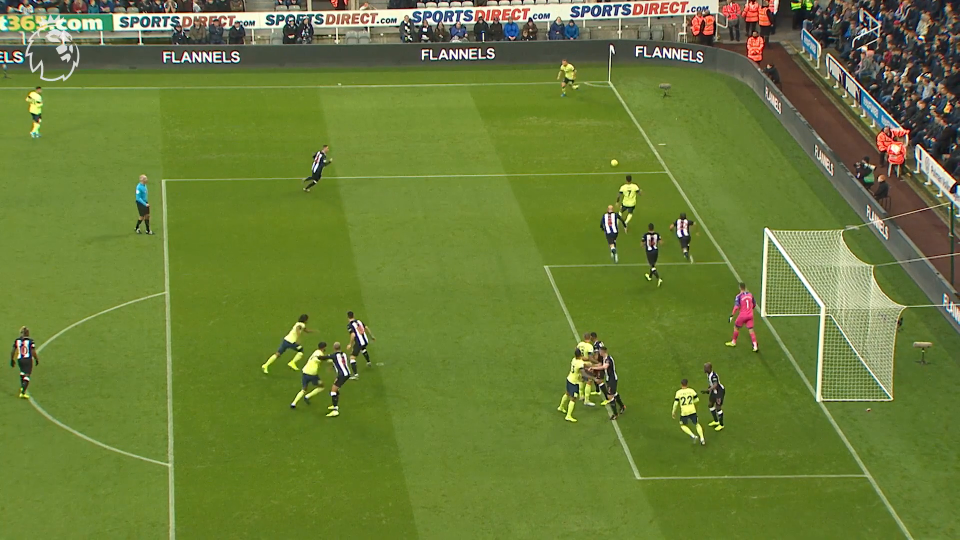
#> input picture frame 12 of media/football_clips/clip3.mp4, 1920 x 1080 px, given in place of clip1.mp4, which was not available (shown at 1/2 size)
$ python mask_debugger.py   (older library calls are emulated)
#> lines starting #> are read from the running program, lines starting #| are printed output that depends on the picture; after the words box and inside, x2 and y2 are one past the last pixel; in counts of white or black regions, pixels touching at a corner belong together; pictures that were not available may be replaced by others from this repository, and a replacement may not be noted
### helper.py
import cv2
import numpy as np
import math
from enum import Enum, auto


class PointType(Enum):
    """Enum for different types of points on the football field"""
    EMPTY = auto()
    LCORNER = auto()         # Left corner
    LGOALLINEX16M = auto()   # Left 16.5m intersection with goal line
    LGOALLINEX5M = auto()    # Left 5.5m intersection with goal line
    LM16 = auto()           # Left 16.5m box corner
    LM5 = auto()            # Left 5.5m box corner
    LGOALPOST = auto()      # Left goal post
    RGOALPOST = auto()      # Right goal post
    RM5 = auto()            # Right 5.5m box corner
    RM16 = auto()           # Right 16.5m box corner
    RGOALLINEX5M = auto()   # Right 5.5m intersection with goal line
    RGOALLINEX16M = auto()  # Right 16.5m intersection with goal line
    RCORNER = auto()        # Right corner


class LineType(Enum):
    """Enum for different types of lines on the football field"""
    EMPTY = auto()
    GOALLINE = auto()        # Goal line
    LEFTSIDELINE = auto()    # Left sideline
    RIGHTSIDELINE = auto()   # Right sideline
    LINE16L = auto()         # Left 16.5m line
    LINE16 = auto()          # Central 16.5m line
    LINE16R = auto()         # Right 16.5m line
    LINE5L = auto()          # Left 5.5m line
    LINE5 = auto()           # Central 5.5m line
    LINE5R = auto()          # Right 5.5m line


class Vector:
    """Class representing a 3D vector"""
    # [10 lines left out: functions __init__, angle, not called in this run]

    def mag(self) -> float:
        """Calculate magnitude of vector"""
        return math.sqrt(self.x ** 2 + self.y ** 2 + self.z ** 2)

    def __str__(self) -> str:
        return f"Vector(x={self.x}, y={self.y}, z={self.z})"

    def __mul__(self, other: 'Vector') -> float:  # Dot product
        return self.x * other.x + self.y * other.y + self.z * other.z

    def __neg__(self) -> 'Vector':
        return Vector(-self.x, -self.y, -self.z)

    def __le__(self, other: float) -> bool:
        return self.mag() <= other

    # [6 lines left out: function __and__, not called in this run]


class Point:
    """Class representing a point with line intersections"""
    # [6 lines left out: function __init__, not called in this run]

    def __add__(self, other: Vector) -> Vector:
        return Vector(self.x + other.x, self.y + other.y, self.z + other.z)

    def __sub__(self, other: 'Point') -> Vector:
        return Vector(self.x - other.x, self.y - other.y, self.z - other.z)

    def __str__(self) -> str:
        return f"Point(name={self.name}, x={self.x}, y={self.y}, z={self.z})"

    # [16 lines left out: functions onLine, withinLineSquare, not called in this run]

    def betweenLinePoints(self, line: 'Line') -> bool:
        """Check if point lies between line endpoints"""
        return self.onLine(line) and self.withinLineSquare(line)


class Line:
    """Class representing a line with intersection points"""
    # [9 lines left out: function __init__, not called in this run]

    def __lt__(self, other: 'Line') -> bool:
        return self.angle < other.angle

    def __neg__(self) -> tuple:
        return self.points[0].x, self.points[0].y

    def __pos__(self) -> tuple:
        return self.points[1].x, self.points[1].y

    def __str__(self) -> str:
        return f"Line(name={self.name}, from={self.points[0]}, to={self.points[1]}, angle={self.angle})"

    # [45 lines left out: functions decompose, __mul__, extendsLine, not called in this run]


class Helper:
    """Main helper class for football field analysis"""
    def __init__(self):
        self.last_valid_mask = None

    # [333 lines left out: functions detect_players, create_grass_mask, create_field_mask, detect_lines, lineGrouper, lineJoiner and 10 more, not called in this run]

### mask_debugger.py
import cv2
import numpy as np
import matplotlib.pyplot as plt
from helper import Helper
import os


def detect_players(img, hsv):
    """
    Detect players using multiple techniques
    """
    h, s, v = cv2.split(hsv)

    # 1. Jersey color detection
    # Blue team
    blue_mask = cv2.inRange(hsv, np.array([100, 50, 50]), np.array([130, 255, 255]))

    # Red team
    red_mask1 = cv2.inRange(hsv, np.array([0, 50, 50]), np.array([10, 255, 255]))
    red_mask2 = cv2.inRange(hsv, np.array([170, 50, 50]), np.array([180, 255, 255]))
    red_mask = cv2.bitwise_or(red_mask1, red_mask2)

    # Referee (black/dark colors)
    black_mask = cv2.inRange(hsv, np.array([0, 0, 0]), np.array([180, 255, 60]))

    # 2. Local variance for detecting detailed areas
    gray = cv2.cvtColor(img, cv2.COLOR_BGR2GRAY)
    variance = cv2.Laplacian(gray, cv2.CV_64F).var()
    _, variance_mask = cv2.threshold(
        cv2.GaussianBlur(cv2.Laplacian(gray, cv2.CV_8U), (5, 5), 0),
        10, 255, cv2.THRESH_BINARY
    )

    # Combine all player detection methods
    player_mask = cv2.bitwise_or(blue_mask, red_mask)
    player_mask = cv2.bitwise_or(player_mask, black_mask)
    player_mask = cv2.bitwise_or(player_mask, variance_mask)

    # Clean up player mask
    kernel = np.ones((5, 5), np.uint8)
    player_mask = cv2.dilate(player_mask, kernel, iterations=2)
    player_mask = cv2.morphologyEx(player_mask, cv2.MORPH_CLOSE, kernel)

    return player_mask


def create_grass_mask(hsv, debug_folder=None):
    """
    Create a robust grass mask that accounts for color variations
    """
    h, s, v = cv2.split(hsv)

    # Multiple grass color ranges
    grass_masks = []

    # Main grass color
    grass_masks.append(cv2.inRange(hsv, np.array([35, 40, 30]), np.array([85, 255, 200])))

    # Lighter grass / chalk lines
    grass_masks.append(cv2.inRange(hsv, np.array([35, 20, 150]), np.array([85, 100, 255])))

    # Darker grass shadows
    grass_masks.append(cv2.inRange(hsv, np.array([35, 40, 20]), np.array([85, 255, 150])))

    # Combine all grass masks
    combined_mask = grass_masks[0]
    for mask in grass_masks[1:]:
        combined_mask = cv2.bitwise_or(combined_mask, mask)

    if debug_folder:
        for i, mask in enumerate(grass_masks):
            cv2.imwrite(f'{debug_folder}4a_grass_mask_{i}.jpg', mask)
        cv2.imwrite(f'{debug_folder}4b_combined_grass_mask.jpg', combined_mask)

    return combined_mask


def analyze_field_mask(img, debug_folder='debug_masks/'):
    """
    Enhanced field mask analysis with improved grass detection and player filtering
    """
    os.makedirs(debug_folder, exist_ok=True)

    # Save original
    cv2.imwrite(f'{debug_folder}0_original.jpg', img)

    # Convert to HSV
    hsv = cv2.cvtColor(img, cv2.COLOR_BGR2HSV)
    h, s, v = cv2.split(hsv)

    # Save HSV channels
    cv2.imwrite(f'{debug_folder}1_hue_channel.jpg', h)
    cv2.imwrite(f'{debug_folder}2_saturation_channel.jpg', s)
    cv2.imwrite(f'{debug_folder}3_value_channel.jpg', v)

    # Create initial field mask
    field_mask = create_grass_mask(hsv, debug_folder)

    # Detect players
    player_mask = detect_players(img, hsv)
    cv2.imwrite(f'{debug_folder}5_player_detection.jpg', player_mask)

    # Initial morphological operations
    kernel_small = np.ones((3, 3), np.uint8)
    kernel_medium = np.ones((7, 7), np.uint8)
    kernel_large = np.ones((21, 21), np.uint8)

    # Fill small gaps (like lines)
    field_mask = cv2.morphologyEx(field_mask, cv2.MORPH_CLOSE, kernel_medium)

    # Find the main field area using contours
    contours, _ = cv2.findContours(field_mask, cv2.RETR_EXTERNAL, cv2.CHAIN_APPROX_SIMPLE)

    if contours:
        # Find largest contour (the field)
        largest_contour = max(contours, key=cv2.contourArea)

        # Create mask from largest contour
        field_mask = np.zeros_like(field_mask)
        cv2.drawContours(field_mask, [largest_contour], 0, 255, -1)

        # Fill any holes in the field mask
        field_mask = cv2.morphologyEx(field_mask, cv2.MORPH_CLOSE, kernel_large)

    cv2.imwrite(f'{debug_folder}6_initial_field_mask.jpg', field_mask)

    # Remove players from field mask
    field_mask[player_mask > 0] = 0
    cv2.imwrite(f'{debug_folder}7_field_without_players.jpg', field_mask)

    # Fill gaps created by player removal
    field_mask = cv2.morphologyEx(field_mask, cv2.MORPH_CLOSE, kernel_large)
    cv2.imwrite(f'{debug_folder}8_final_mask.jpg', field_mask)

    # Apply mask to original image
    masked_result = cv2.bitwise_and(img, img, mask=field_mask)
    cv2.imwrite(f'{debug_folder}9_masked_result.jpg', masked_result)

    # Create visualization overlay
    overlay = img.copy()
    overlay[field_mask > 0] = (0, 255, 0)
    alpha = 0.3
    blended = cv2.addWeighted(img, 1 - alpha, overlay, alpha, 0)
    cv2.imwrite(f'{debug_folder}10_mask_overlay.jpg', blended)

    # Show player detections on final result
    player_overlay = blended.copy()
    player_overlay[player_mask > 0] = (0, 0, 255)
    cv2.imwrite(f'{debug_folder}11_player_overlay.jpg', player_overlay)

    return field_mask


def test_improved_mask():
    # Read a sample frame
    cap = cv2.VideoCapture('./media/football_clips/clip1.mp4')
    ret, frame = cap.read()
#> frame is the input picture: shape (1080, 1920, 3); mean B, G, R 56.4, 125.2, 106.6
    cap.release()

    if ret:
        # Analyze and create improved mask
        improved_mask = analyze_field_mask(frame)
#> in analyze_field_mask, `h, s, v = cv2.split(hsv)`:
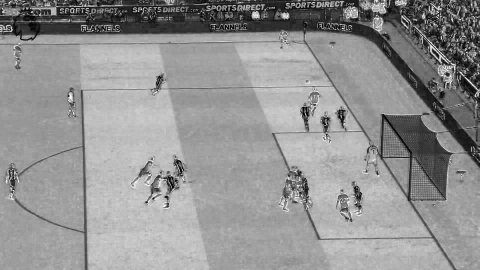
#> s: shape (1080, 1920) (shown at 1/4 size); min 0, max 255, mean 146.4
#> in create_grass_mask, `combined_mask = grass_masks[0]`:
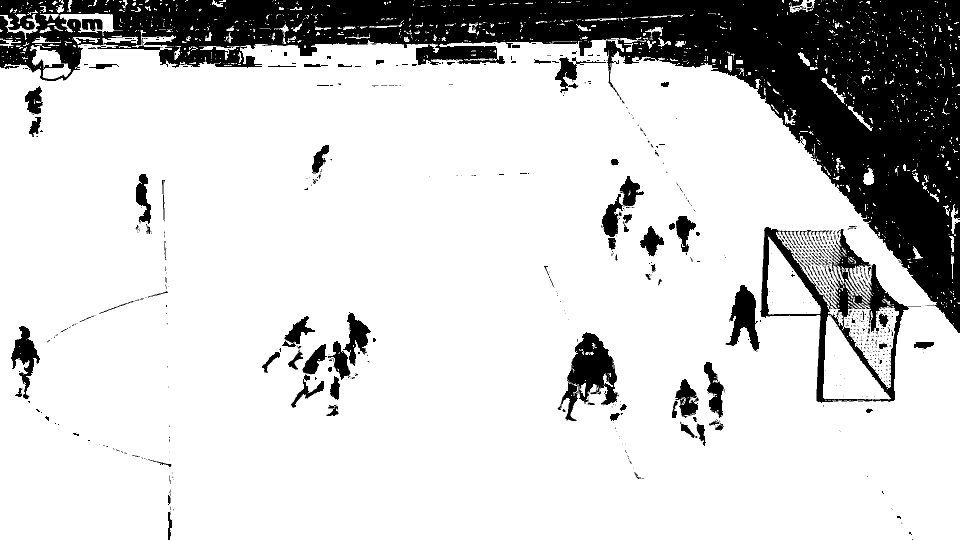
#> combined_mask: shape (1080, 1920) (shown at 1/2 size); 81.2% white; 745 black regions (589 under 20 px), largest, box (x1, y1, x2, y2) and area: (0, 0, 1920, 666) 312508, (1520, 454, 1818, 806) 20426, (1115, 664, 1238, 842) 9387
#> the loop in create_grass_mask, `for mask in grass_masks[1:]:` made 2 passes
#> the loop in create_grass_mask, `for i, mask in enumerate(grass_masks):` made 3 passes
#> in detect_players, `gray = cv2.cvtColor(img, cv2.COLOR_BGR2GRAY)`:
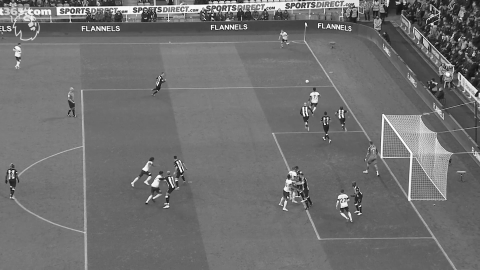
#> gray: shape (1080, 1920) (shown at 1/4 size); min 0, max 255, mean 111.9
#> in detect_players, `variance = cv2.Laplacian(gray, cv2.CV_64F).var()`: variance = 383.6
#> in detect_players, `player_mask = cv2.morphologyEx(player_mask, cv2.MORPH_CLOSE, kernel)`:
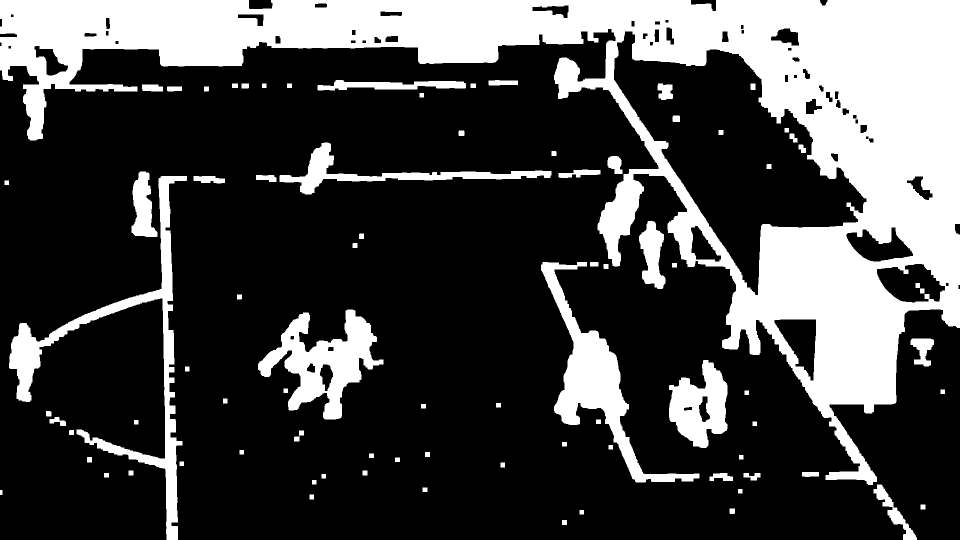
#> player_mask: shape (1080, 1920) (shown at 1/2 size); 27.8% white; 84 white regions, largest, box (x1, y1, x2, y2) and area: (0, 0, 1920, 970) 447008, (18, 352, 374, 1080) 28534, (1082, 524, 1399, 965) 26284
#> in analyze_field_mask, `contours, _ = cv2.findContours(field_mask, cv2.RETR_EXTERNAL, cv2.CHAI..`: contours = 383 contours, 274 with area under 20; largest, box (x1, y1, x2, y2) and area: (0, 0, 1920, 1080) 1783176, (1114, 18, 1388, 52) 1558, (1642, 128, 1748, 262) 1344, (1886, 384, 1920, 566) 1316, (1578, 0, 1630, 30) 852
#> in analyze_field_mask, `largest_contour = max(contours, key=cv2.contourArea)`: largest_contour = contour of 2068 points, box (x1, y1, x2, y2) (0, 0, 1920, 1080), area 1783176
#> in analyze_field_mask, `field_mask[player_mask > 0] = 0`:
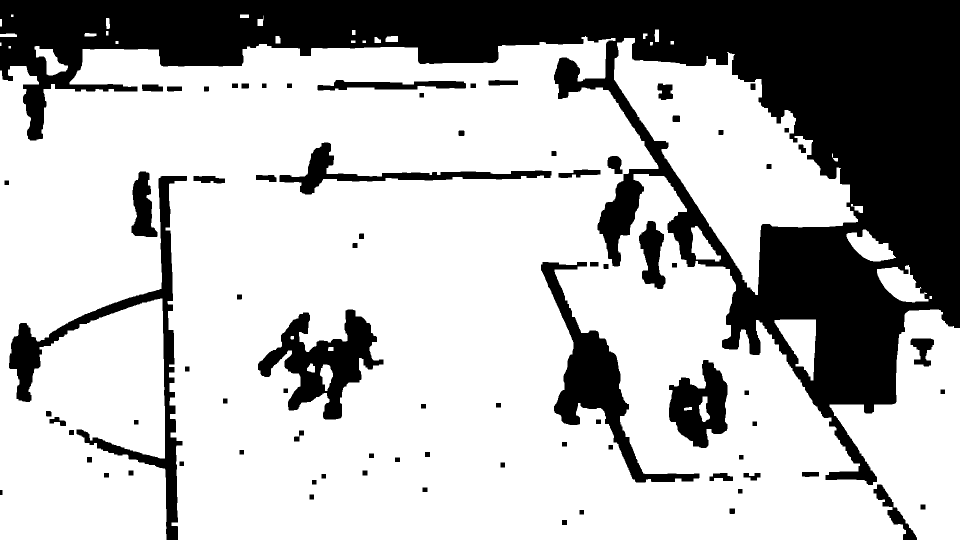
#> field_mask: shape (1080, 1920) (shown at 1/2 size); 71.3% white; 81 black regions, largest, box (x1, y1, x2, y2) and area: (0, 0, 1920, 970) 466025, (18, 352, 374, 1080) 28534, (1082, 524, 1399, 965) 26284
#> in analyze_field_mask, `overlay[field_mask > 0] = (0, 255, 0)`:
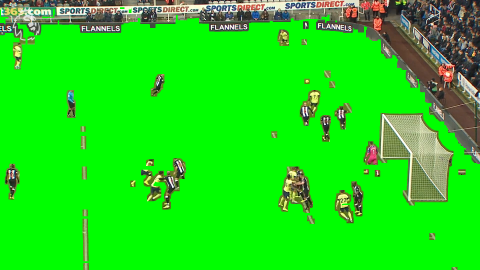
#> overlay: shape (1080, 1920, 3) (shown at 1/4 size); mean B, G, R 22.2, 220.9, 28.8
#> in analyze_field_mask, `player_overlay[player_mask > 0] = (0, 0, 255)`:
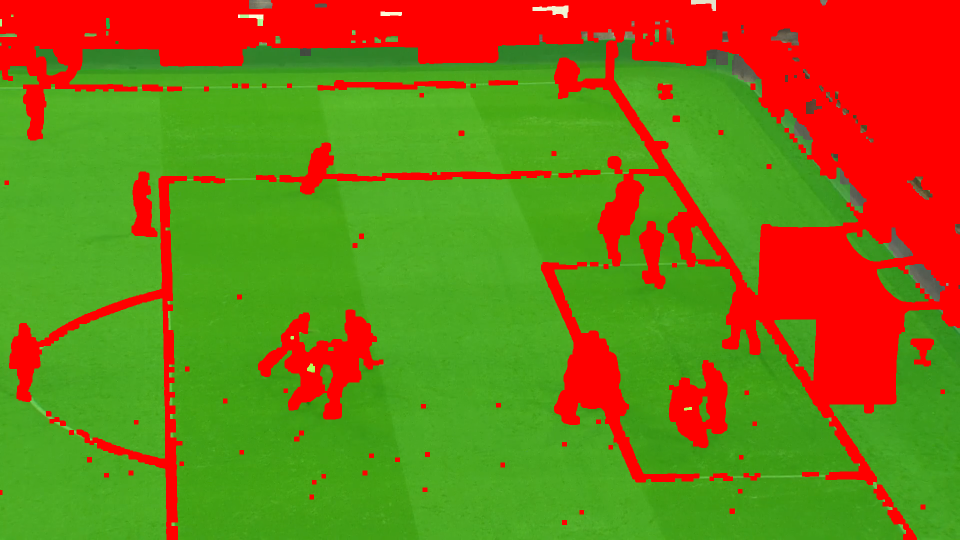
#> player_overlay: shape (1080, 1920, 3) (shown at 1/2 size); mean B, G, R 23, 119.3, 123

        # Detect lines with improved mask
        helper = Helper()
#> (the run stopped early here; a loop or call above may not have finished)

$ run again, starting later in the video
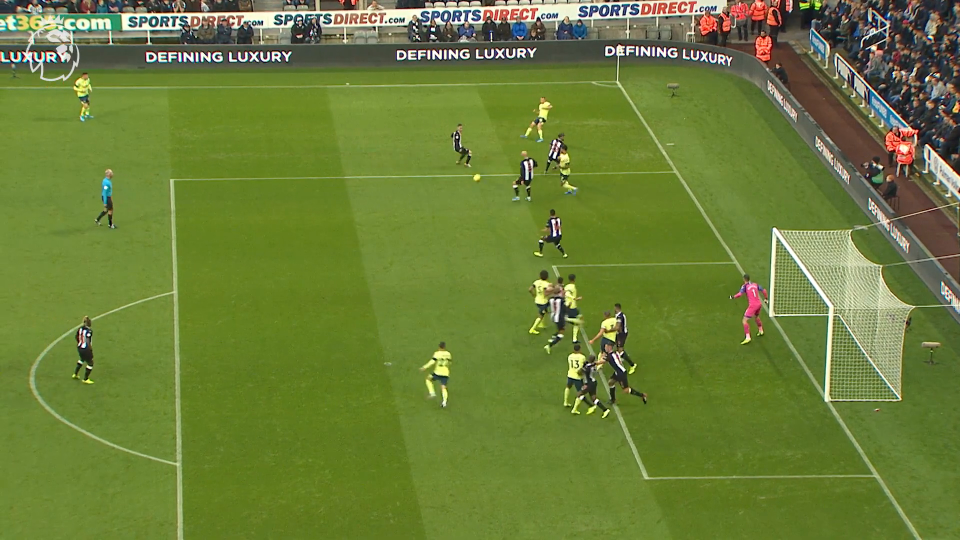
#> input picture frame 56 of media/football_clips/clip3.mp4, 1920 x 1080 px, given in place of clip1.mp4, which was not available (shown at 1/2 size)
#> in test_improved_mask, frame is the input picture: shape (1080, 1920, 3); mean B, G, R 56.7, 126, 107.3
#> hsv: shape (1080, 1920, 3); mean H, S, V 40.4, 147.1, 128.9
#> in create_grass_mask, `combined_mask = grass_masks[0]`:
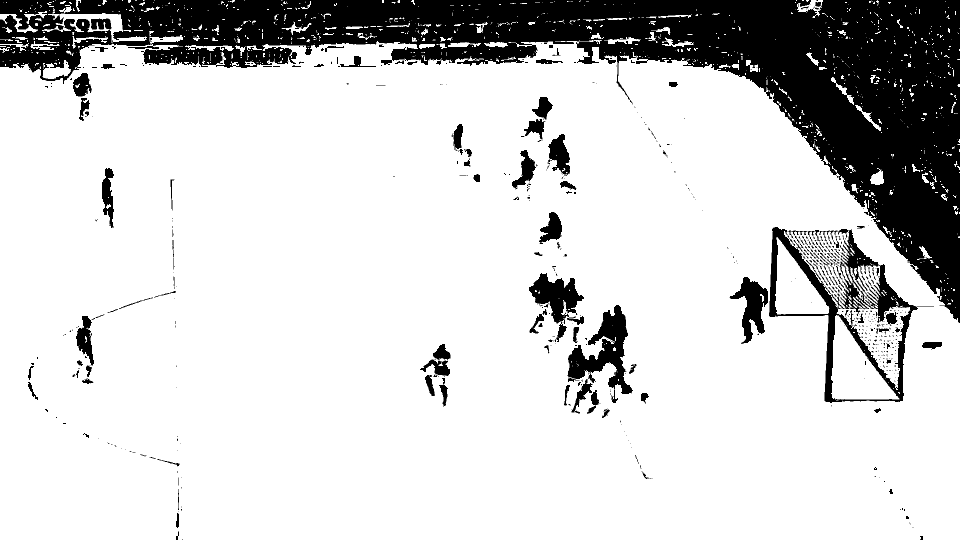
#> combined_mask: shape (1080, 1920) (shown at 1/2 size); 81.5% white; 683 black regions (520 under 20 px), largest, box (x1, y1, x2, y2) and area: (0, 0, 1920, 646) 313723, (1538, 454, 1836, 806) 20135, (1135, 610, 1266, 806) 9460
#> the loop in create_grass_mask, `for mask in grass_masks[1:]:` made 2 passes
#> the loop in create_grass_mask, `for i, mask in enumerate(grass_masks):` made 3 passes
#> blue_mask: shape (1080, 1920); 0.93% white; 631 white regions (471 under 20 px), largest, box (x1, y1, x2, y2) and area: (1114, 46, 1174, 79) 1324, (1733, 172, 1812, 256) 1030, (1022, 44, 1060, 80) 935
#> red_mask1: shape (1080, 1920); 2.6% white; 820 white regions (610 under 20 px), largest, box (x1, y1, x2, y2) and area: (1630, 188, 1918, 548) 20104, (1396, 0, 1570, 74) 6195, (1448, 60, 1598, 140) 4433
#> red_mask2: shape (1080, 1920); 0.28% white; 501 white regions (458 under 20 px), largest, box (x1, y1, x2, y2) and area: (1490, 574, 1522, 636) 1162, (1780, 100, 1802, 126) 292, (1470, 10, 1486, 26) 159
#> red_mask: shape (1080, 1920); 2.9% white; 826 white regions (596 under 20 px), largest, box (x1, y1, x2, y2) and area: (1630, 152, 1918, 548) 20651, (1396, 0, 1570, 74) 6591, (1448, 60, 1598, 140) 4461
#> black_mask: shape (1080, 1920); 3.2% white; 1413 white regions (1165 under 20 px), largest, box (x1, y1, x2, y2) and area: (1538, 0, 1729, 107) 7049, (1783, 168, 1885, 306) 4371, (1818, 0, 1920, 84) 3297
#> variance = 365.3
#> variance_mask: shape (1080, 1920); 8.9% white; 2175 white regions (1360 under 20 px), largest, box (x1, y1, x2, y2) and area: (1524, 452, 1815, 832) 22809, (754, 16, 1078, 89) 7696, (1185, 0, 1566, 87) 7125
#> contours = 357 contours, 261 with area under 20; largest, box (x1, y1, x2, y2) and area: (0, 0, 1920, 1080) 1791588, (1086, 14, 1404, 50) 2122, (1824, 290, 1892, 378) 1300, (1662, 108, 1728, 210) 1288, (1590, 0, 1652, 36) 1008
#> largest_contour = contour of 1771 points, box (x1, y1, x2, y2) (0, 0, 1920, 1080), area 1791588
#> in analyze_field_mask, `player_overlay[player_mask > 0] = (0, 0, 255)`:
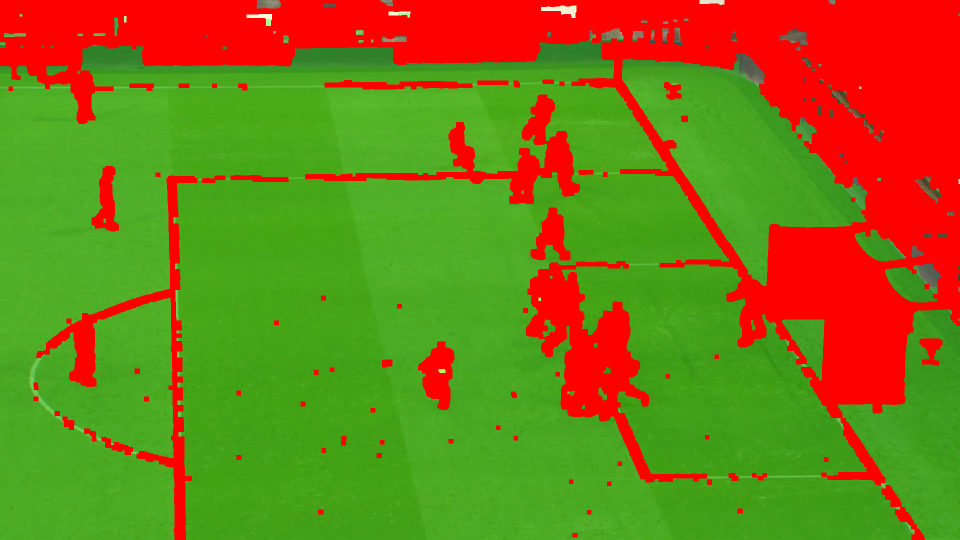
#> player_overlay: shape (1080, 1920, 3) (shown at 1/2 size); mean B, G, R 23, 120.6, 122.1
